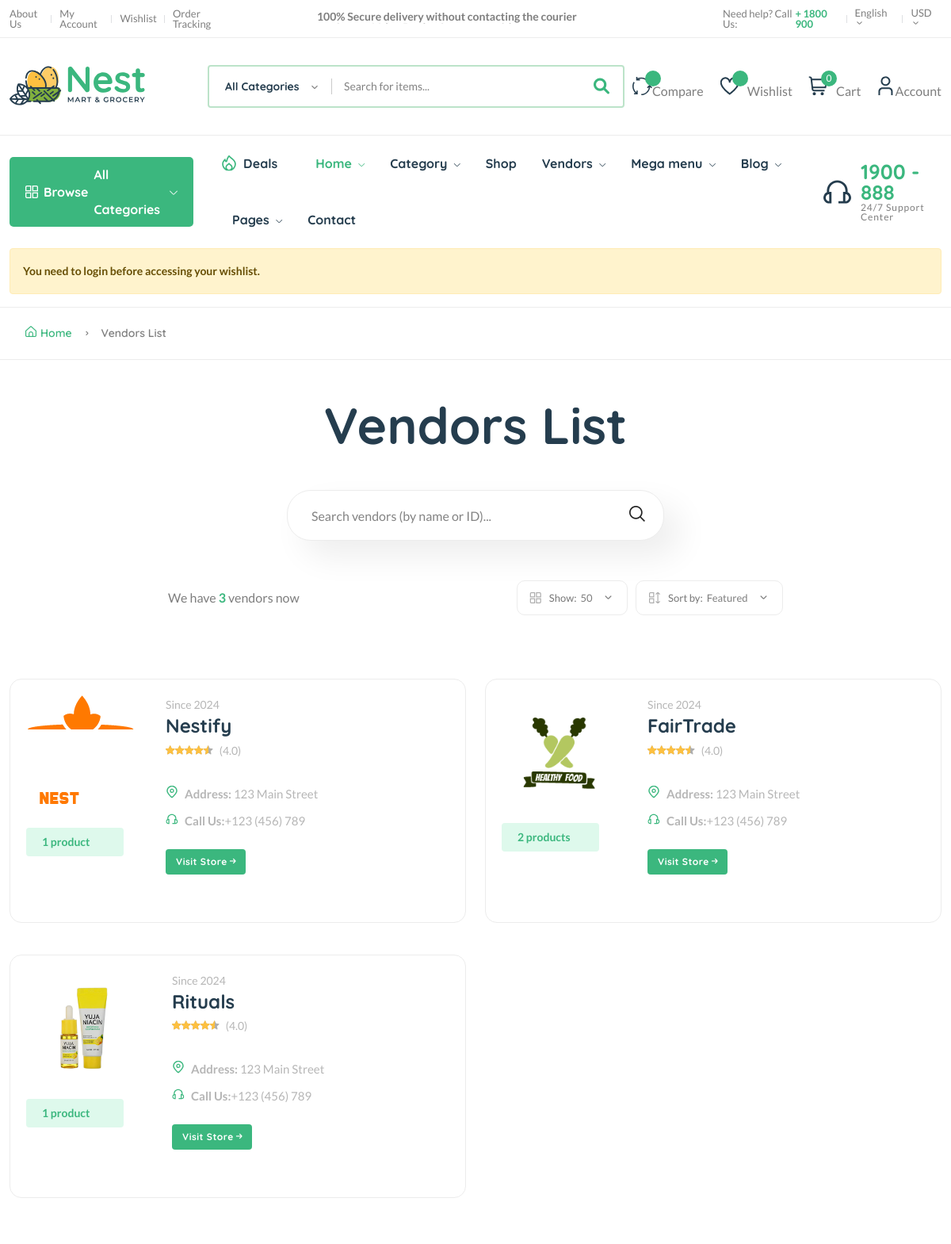
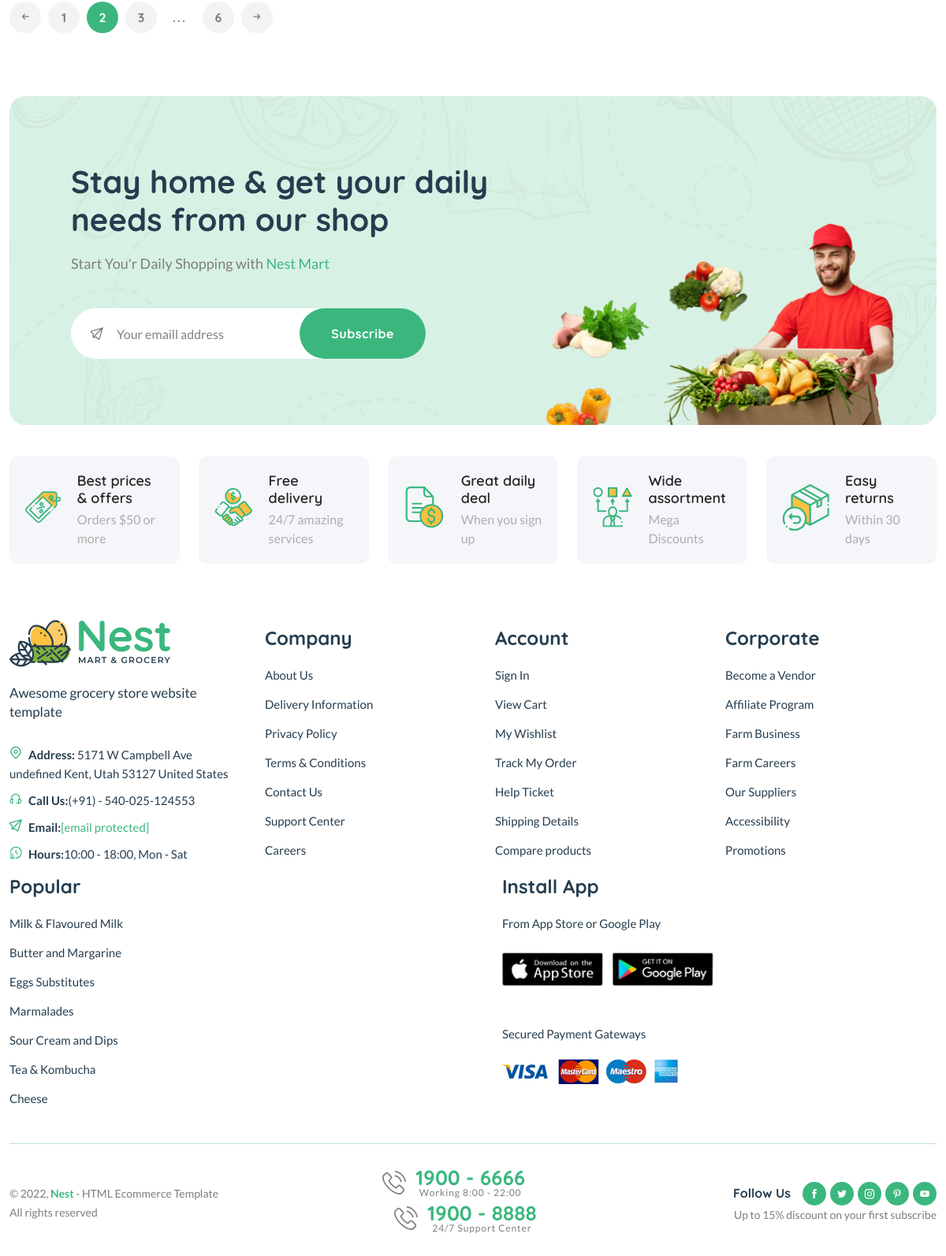
The app's page /vendors/ with its own data (2 pictures, top to bottom).
### core/models.py (models this page shows, shortened)
class Vendor(models.Model):
    vid = ShortUUIDField(unique=True, length=10, max_length=20, prefix="ven", alphabet="abcdefgh12345")
    title = models.CharField(max_length=100, default="Nestify")
    image = models.ImageField(upload_to=user_directory_path, default="vendor.jpg")
    cover_image = models.ImageField(upload_to=user_directory_path, default="vendor.jpg")
    description = CKEditor5Field(null=True, blank=True, default="I am an Amazing Vendor", config_name="extends")
    address = models.CharField(max_length=100, default="123 Main Street")
    contact = models.CharField(max_length=100, default="+123 (456) 789")
    chat_resp_time = models.CharField(max_length=100, default="100")
    shipping_on_time = models.CharField(max_length=100, default="100")
    authentic_rating = models.CharField(max_length=100, default="100")
    days_return = models.CharField(max_length=100, default="100")
    warranty_period = models.CharField(max_length=100, default="100")
    user = models.ForeignKey(User, on_delete=models.SET_NULL, null=True)
    date = models.DateTimeField(auto_now_add=True, null=True, blank=True)
    class Meta:
        verbose_name_plural = "Vendors"

### core/views.py (the view)
# urls.py: path("vendors/", vendor_list_view, name="vendor-list"),
def vendor_list_view(request):
    vendors = Vendor.objects.all()
    context = {
        "vendors": vendors,
    }
    return render(request, "core/vendor-list.html", context)

### core/context_processor.py (called while the page is built)
def default(request):
    categories = Category.objects.all()
    vendors = Vendor.objects.all()
    min_max_price = Product.objects.aggregate(Min("price"), Max("price")) # Get the lowest and highest value from the models (price from product)
    try:
        wishlist = Wishlist.objects.filter(user=request.user)
    except:
        messages.warning(request, "You need to login before accessing your wishlist.")
        wishlist = 0
    try:
        address = Address.objects.get(user=request.user)
    except:
        address = None
    return {
        "categories": categories,
        "wishlist": wishlist,
        "address": address,
        "vendors": vendors,
        "min_max_price": min_max_price,
    }

### templates/core/vendor-list.html (shortened to what this page needs)
{% extends 'core/partials/base.html' %}
{% load static %}
{% block content %}
    <main class="main pages mb-80">
        <div class="page-header breadcrumb-wrap">
            <div class="container">
                <div class="breadcrumb">
                    <a href="index.html" rel="nofollow"><i class="fi-rs-home mr-5"></i>Home</a>
                    <span></span> Vendors List
                </div>
            </div>
        </div>
        <div class="page-content pt-50">
            <div class="container">
                <div class="archive-header-2 text-center">
                    <h1 class="display-2 mb-50">Vendors List</h1>
                    <div class="row">
                        <div class="col-lg-5 mx-auto">
                            <div class="sidebar-widget-2 widget_search mb-50">
                                <div class="search-form">
                                    <form action="#">
                                        <input type="text" placeholder="Search vendors (by name or ID)..." />
                                        <button type="submit"><i class="fi-rs-search"></i></button>
                                    </form>
                                </div>
                            </div>
                        </div>
                    </div>
                </div>
                <div class="row mb-50">
                    <div class="col-12 col-lg-8 mx-auto">
                        <div class="shop-product-fillter">
                            <div class="totall-product">
                                <p>We have <strong class="text-brand">{{vendors.count}}</strong> vendor{{vendors.count|pluralize}} now</p>
                            </div>
                            <div class="sort-by-product-area">
                                <div class="sort-by-cover mr-10">
                                    <div class="sort-by-product-wrap">
                                        <div class="sort-by">
                                            <span><i class="fi-rs-apps"></i>Show:</span>
                                        </div>
                                        <div class="sort-by-dropdown-wrap">
                                            <span> 50 <i class="fi-rs-angle-small-down"></i></span>
                                        </div>
                                    </div>
                                </div>
                                <div class="sort-by-cover">
                                    <div class="sort-by-product-wrap">
                                        <div class="sort-by">
                                            <span><i class="fi-rs-apps-sort"></i>Sort by:</span>
                                        </div>
                                        <div class="sort-by-dropdown-wrap">
                                            <span> Featured <i class="fi-rs-angle-small-down"></i></span>
                                        </div>
                                    </div>
                                </div>
                            </div>
                        </div>
                    </div>
                </div>
                <div class="row vendor-grid">
                    {% for v in vendors %}
                    <div class="col-lg-6 col-md-6 col-12 col-sm-6">
                        <div class="vendor-wrap style-2 mb-40">
                            <div class="vendor-img-action-wrap">
                                <div class="vendor-img">
                                    <a href="{% url 'core:vendor-detail' v.vid %}">
                                        <img class="default-img" src="{{v.image.url}}" alt="" />
                                    </a>
                                </div>
                                <div class="mt-10">
                                    <span class="font-small total-product">{{v.vendor.count}} product{{v.vendor.count|pluralize}}</span>
                                </div>
                            </div>
                            <div class="vendor-content-wrap">
                                <div class="mb-30">
                                    <div class="product-category">
                                        <span class="text-muted">Since {{v.date|date:"Y"}}</span>
                                    </div>
                                    <h4 class="mb-5"><a href="{% url 'core:vendor-detail' v.vid %}">{{v.title}}</a></h4>
                                    <div class="product-rate-cover">
                                        <div class="product-rate d-inline-block">
                                            <div class="product-rating" style="width: 90%"></div>
                                        </div>
                                        <span class="font-small ml-5 text-muted"> (4.0)</span>
                                    </div>
                                    <div class="vendor-info d-flex justify-content-between align-items-end mt-30">
                                        <ul class="contact-infor text-muted">
                                            <li><img src="assets/imgs/theme/icons/icon-location.svg" alt="" /><strong>Address: </strong> <span>{{v.address}}</span></li>
                                            <li><img src="assets/imgs/theme/icons/icon-contact.svg" alt="" /><strong>Call Us:</strong><span>{{v.contact}}</span></li>
                                        </ul>
                                    </div>
                                    <br>
                                    <a href="{% url 'core:vendor-detail' v.vid %}" class="btn btn-xs">Visit Store <i class="fi-rs-arrow-small-right"></i></a>
                                </div>
                            </div>
                        </div>
                    </div>
                    {% endfor %}
                </div>
                <div class="pagination-area mt-20 mb-20">
                    <nav aria-label="Page navigation example">
                        <ul class="pagination justify-content-start">
                            <li class="page-item">
                                <a class="page-link" href="#"><i class="fi-rs-arrow-small-left"></i></a>
                            </li>
                            <li class="page-item"><a class="page-link" href="#">1</a></li>
                            <li class="page-item active"><a class="page-link" href="#">2</a></li>
                            <li class="page-item"><a class="page-link" href="#">3</a></li>
                            <li class="page-item"><a class="page-link dot" href="#">...</a></li>
                            <li class="page-item"><a class="page-link" href="#">6</a></li>
                            <li class="page-item">
                                <a class="page-link" href="#"><i class="fi-rs-arrow-small-right"></i></a>
                            </li>
                        </ul>
                    </nav>
                </div>
            </div>
        </div>
    </main>
{% endblock content %}

### records on screen
Vendor: image (picture), vendor.count "1", date "2024", title "Nestify", address "123 Main Street", contact "+123 (456) 789"
Vendor: image (picture), vendor.count "2", date "2024", title "FairTrade", address "123 Main Street", contact "+123 (456) 789"
Vendor: image (picture), vendor.count "1", date "2024", title "Rituals", address "123 Main Street", contact "+123 (456) 789"

### other values on screen
{{ request.session.cart_data_obj|length }} "0"
{{ message }} "You need to login before accessing your wishlist."
{{ vendors.count }} "3"
